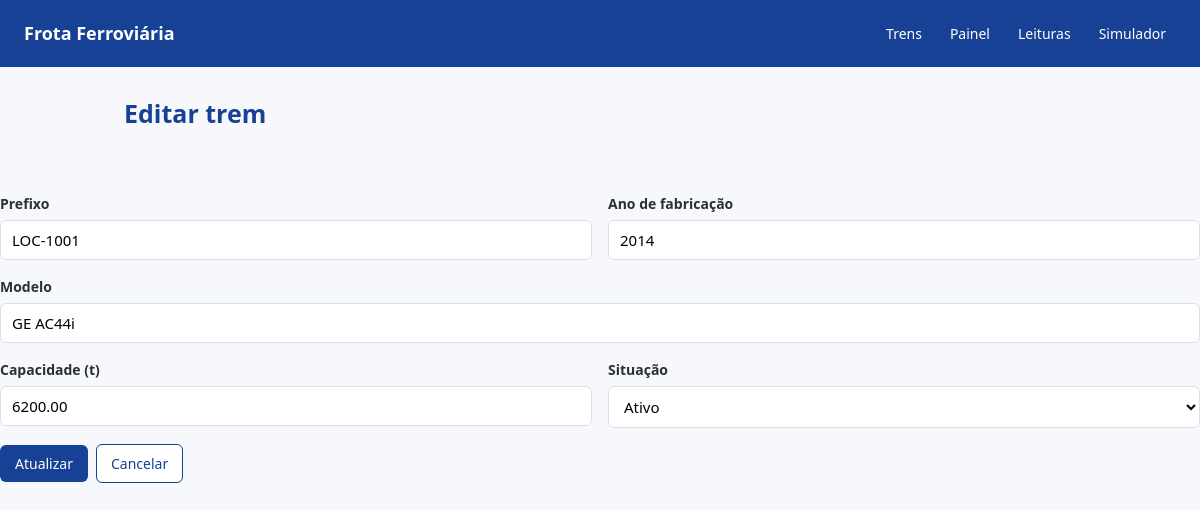
/formulario.php?id=1, run on the app's committed database.
### tables this page shows
CREATE TABLE trens (
    id_trem INT NOT NULL PRIMARY KEY AUTO_INCREMENT,
    prefixo_trem VARCHAR(20) NOT NULL,
    modelo_trem VARCHAR(80) NOT NULL,
    ano_fabricacao YEAR NOT NULL,
    capacidade_toneladas DECIMAL(8, 2) NOT NULL,
    situacao_trem ENUM(
        'ativo',
        'manutencao',
        'inativo'
    ) NOT NULL DEFAULT 'ativo'
);

### formulario.php (the view, shortened to what this page needs)
<?php
require 'conexao.php';
$id = (int) ($_GET['id'] ?? 0);
$prefixo = '';
$modelo = '';
$ano_fabricacao = '';
$capacidade_toneladas = '';
$situacao = 'ativo';
$situacoes = [
    'ativo' => 'Ativo',
    'manutencao' => 'Em manutenção',
    'inativo' => 'Inativo'
];
if ($id > 0 && $_SERVER['REQUEST_METHOD'] === 'GET') {
    $stmt = $conexao->prepare('SELECT * FROM trens WHERE id_trem = ?');
    $stmt->bind_param('i', $id);
    $stmt->execute();
    $trem = $stmt->get_result()->fetch_assoc();
    $prefixo = $trem['prefixo_trem'];
    $modelo = $trem['modelo_trem'];
    $ano_fabricacao = $trem['ano_fabricacao'];
    $capacidade_toneladas = $trem['capacidade_toneladas'];
    $situacao = $trem['situacao'];
}
?>
<!DOCTYPE html>
<html lang="pt-BR">
<head>
    <link rel="stylesheet" href="style.css">
</head>
<body>
    <header>
        <span class="marca">Frota Ferroviária</span>
        <nav>
            <a href="index.php">Trens</a>
            <a href="painel.php">Painel</a>
            <a href="leituras.php">Leituras</a>
            <a href="simulador.php">Simulador</a>
        </nav>
    </header>
    <main>
        <h1><?= $id > 0 ? 'Editar trem' : 'Novo trem' ?></h1>
    </main>
    <form method="post">
        <div class="linha">
            <div class="campo">
                <label for="prefixo">Prefixo</label>
                <input type="text" id="prefixo" name="prefixo" maxlength="20" value="<?= htmlspecialchars($prefixo) ?>">
            </div>
            <div class="campo">
                <label for="ano_fabricacao">Ano de fabricação</label>
                <input type="number" id="ano_fabricacao" name="ano_fabricacao" min="1900" max="2100" value="<?= htmlspecialchars($ano_fabricacao) ?>">
            </div>
        </div>
        <div class="campo">
            <label for="modelo">Modelo</label>
            <input type="text" id="modelo" name="modelo" maxlength="80" value="<?= htmlspecialchars($modelo) ?>">
        </div>
        <div class="linha">
            <div class="campo">
                <label for="capacidade_toneladas">Capacidade (t)</label>
                <input type="number" id="capacidade_toneladas" name="capacidade_toneladas" step="0.01" min="0.01" value="<?= htmlspecialchars((string) $capacidade_toneladas) ?>">
            </div>
            <div class="campo">
                <label for="situacao">Situação</label>
                <select id="situacao" name="situacao">
                    <?php
                    foreach ($situacoes as $chave => $rotulo):
                    ?>
                        <option value="<?= $chave ?>" <?= $chave === $situacao ? 'selected' : '' ?>>
                            <?= $rotulo ?>
                        </option>
                    <?php
                    endforeach;
                    ?>
                </select>
            </div>
        </div>
        <div class="acoes">
            <button type="submit" class="botao botao-primario"><?= $id > 0 ? 'Atualizar' : 'Cadastrar' ?></button>
            <a href="index.php" class="botao botao-secundario">Cancelar</a>
        </div>
    </form>
</body>
</html>

### style.css (style rules this page uses)
* { box-sizing: border-box; }
body { margin: 0; font-family: "Segoe UI", Arial, sans-serif; color: #2b2f38; background: #f7f8fb; line-height: 1.5; }
header { background: #164194; color: #fff; padding: 16px 24px; }
.marca { font-weight: 700; font-size: 18px; }
main { max-width: 1000px; margin: 0 auto; padding: 28px 24px 60px; }
h1 { color: #164194; font-size: 25px; margin: 0; }
.acoes { display: flex; gap: 8px; align-items: center; flex-wrap: wrap; }
.botao { display: inline-block; padding: 8px 14px; border-radius: 6px; border: 1px solid transparent; font-size: 14px; font-family: inherit; cursor: pointer; text-decoration: none; }
.botao-primario { background: #164194; color: #fff; }
.botao-secundario { background: #fff; color: #164194; border-color: #164194; }
.linha { display: flex; gap: 16px; flex-wrap: wrap; }
.linha .campo { flex: 1 1 220px; }
.campo { margin-bottom: 16px; }
label { display: block; font-size: 14px; font-weight: 600; margin-bottom: 6px; }
input, select { width: 100%; padding: 9px 11px; border: 1px solid #d9e0ec; border-radius: 6px; font-family: inherit; font-size: 15px; background: #fff; }
header { display: flex; align-items: center; justify-content: space-between; gap: 20px; flex-wrap: wrap; }
nav { display: flex; gap: 8px; align-items: center; flex-wrap: wrap; }
nav a { color: #fff; text-decoration: none; padding: 7px 10px; border-radius: 5px; font-size: 14px; }

### data on the page
trens: prefixo "LOC-1001", ano_fabricacao "2014", modelo "GE AC44i", capacidade_toneladas "6200.00"

### other printed values
form field situacao "Ativo"
